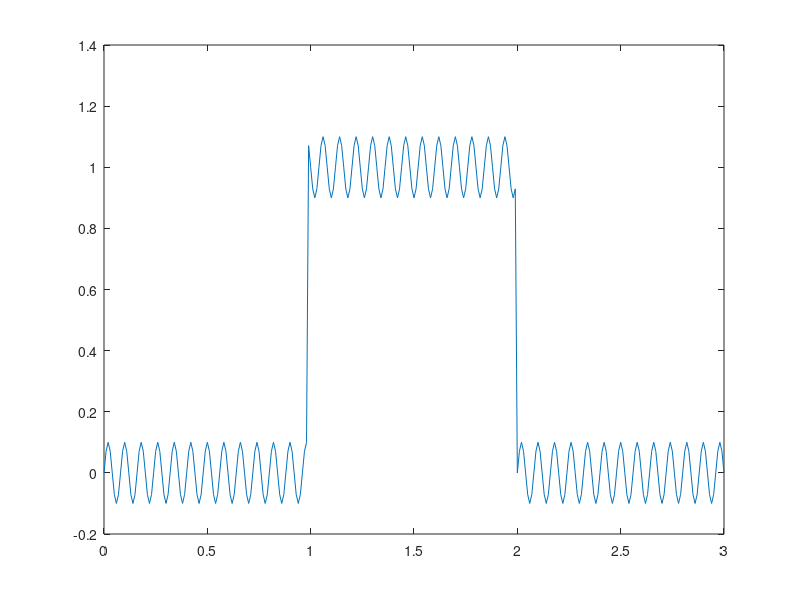

Recreate this plot in MATLAB.
function [x,t] = generate_test_data()

    filename = 'csv_data.txt';


t_end = 3;
t_step = 0.01;

% Nyquist-Frequenz: 1/t_step/2;
f_nyq = 1/t_step/2;

t = 0:t_step:t_end;
x = zeros(size(t));

% Sprung auf 2 bei 2/3t und zurueck auf 0 2/3 t
x(1,floor(1*size(t,2)/3):floor(2*size(t,2)/3)) = 1;

% Ueberlagerung mit hochfrequentem Sinus (f = f_nyq/4)
x = x + 0.1*sin(f_nyq/4*2*pi*t);
plot(t,x);

%% als csv-Datei exportieren
csv_data = [t.' x.'];
csvwrite(filename, csv_data);
